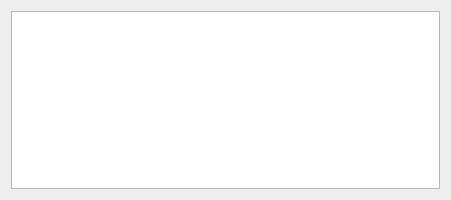
<?xml version="1.0" encoding="UTF-8"?>
<ui version="4.0">
 <class>LogPrint</class>
 <widget class="QWidget" name="LogPrint">
  <property name="geometry">
   <rect>
    <x>0</x>
    <y>0</y>
    <width>451</width>
    <height>200</height>
   </rect>
  </property>
  <property name="windowTitle">
   <string>Form</string>
  </property>
  <layout class="QGridLayout" name="gridLayout">
   <item row="0" column="0">
    <widget class="QListView" name="listView"/>
   </item>
  </layout>
 </widget>
 <resources/>
 <connections/>
</ui>
